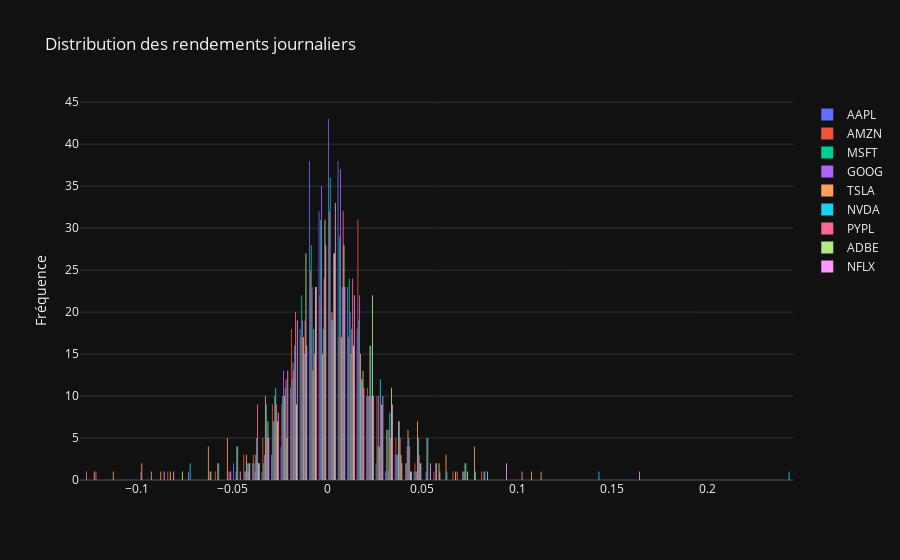

Notebook cell for this chart:
### Markdown cell above
Ici nous avons accès aux réalisations des rendements $R_i(\omega)$ et nous voulons estimer les paramètres de la distribution des rendements ($\mu$ et $\sigma$).

### Code cell
# Returns distribution
fig = go.Figure()
for a in assets:
    fig.add_trace(go.Histogram(x=returns[a], name=a))
fig.update_layout(title='Distribution des rendements journaliers', yaxis_title='Fréquence')
fig.show()

### Figure 1 — Plotly figure (JSON) as saved in the notebook; plotly's stock layout.template omitted (floating-point values rounded to 4 significant figures; data arrays with more than 128 entries replaced by an {"elided": "..."} marker saying what was removed)
{"data": [{"name": "AAPL", "type": "histogram", "x": {"elided": "251 float values"}}, {"name": "AMZN", "type": "histogram", "x": {"elided": "251 float values"}}, {"name": "MSFT", "type": "histogram", "x": {"elided": "251 float values"}}, {"name": "GOOG", "type": "histogram", "x": {"elided": "251 float values"}}, {"name": "TSLA", "type": "histogram", "x": {"elided": "251 float values"}}, {"name": "NVDA", "type": "histogram", "x": {"elided": "251 float values"}}, {"name": "PYPL", "type": "histogram", "x": {"elided": "251 float values"}}, {"name": "ADBE", "type": "histogram", "x": {"elided": "251 float values"}}, {"name": "NFLX", "type": "histogram", "x": {"elided": "251 float values"}}], "layout": {"title": {"text": "Distribution des rendements journaliers"}, "yaxis": {"title": {"text": "Fréquence"}}}}
